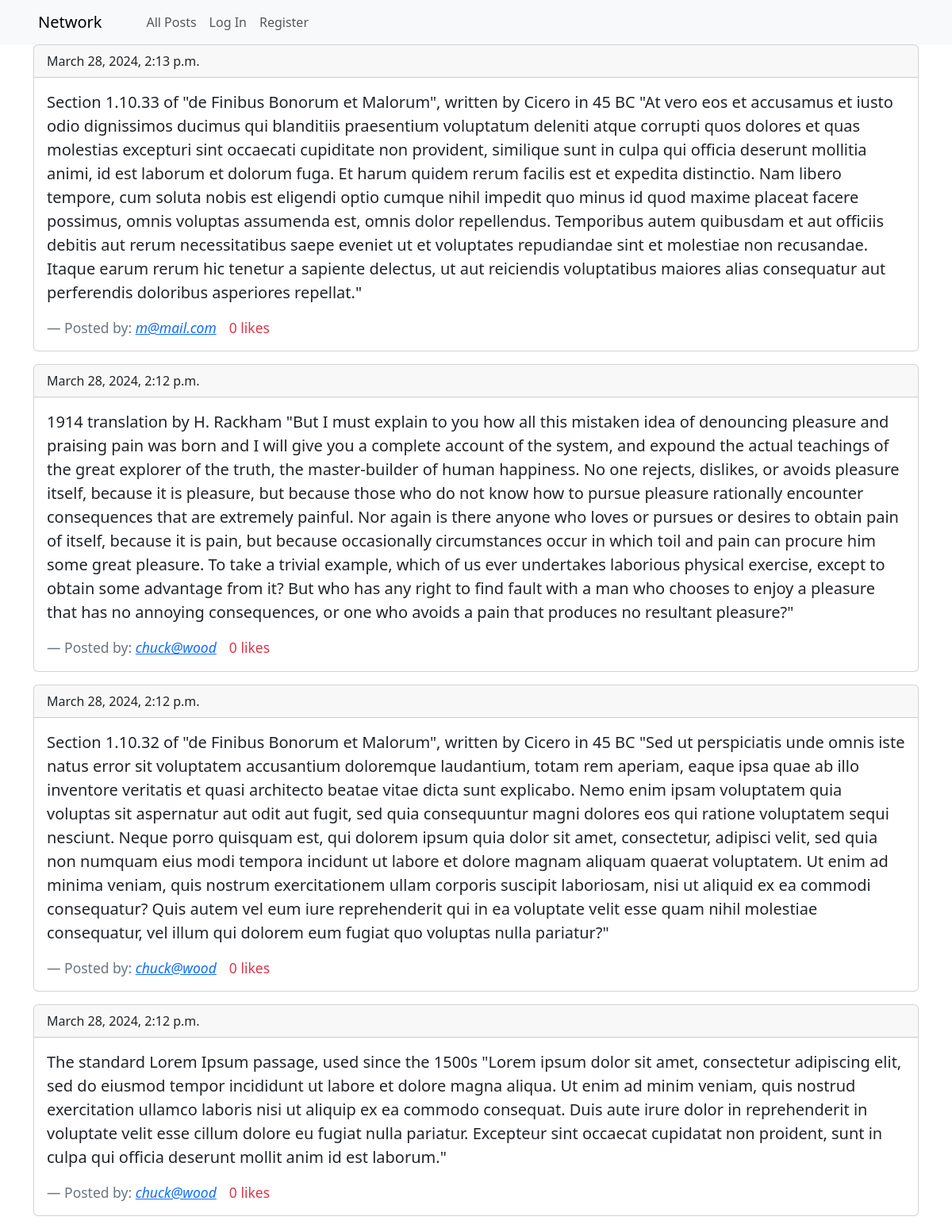
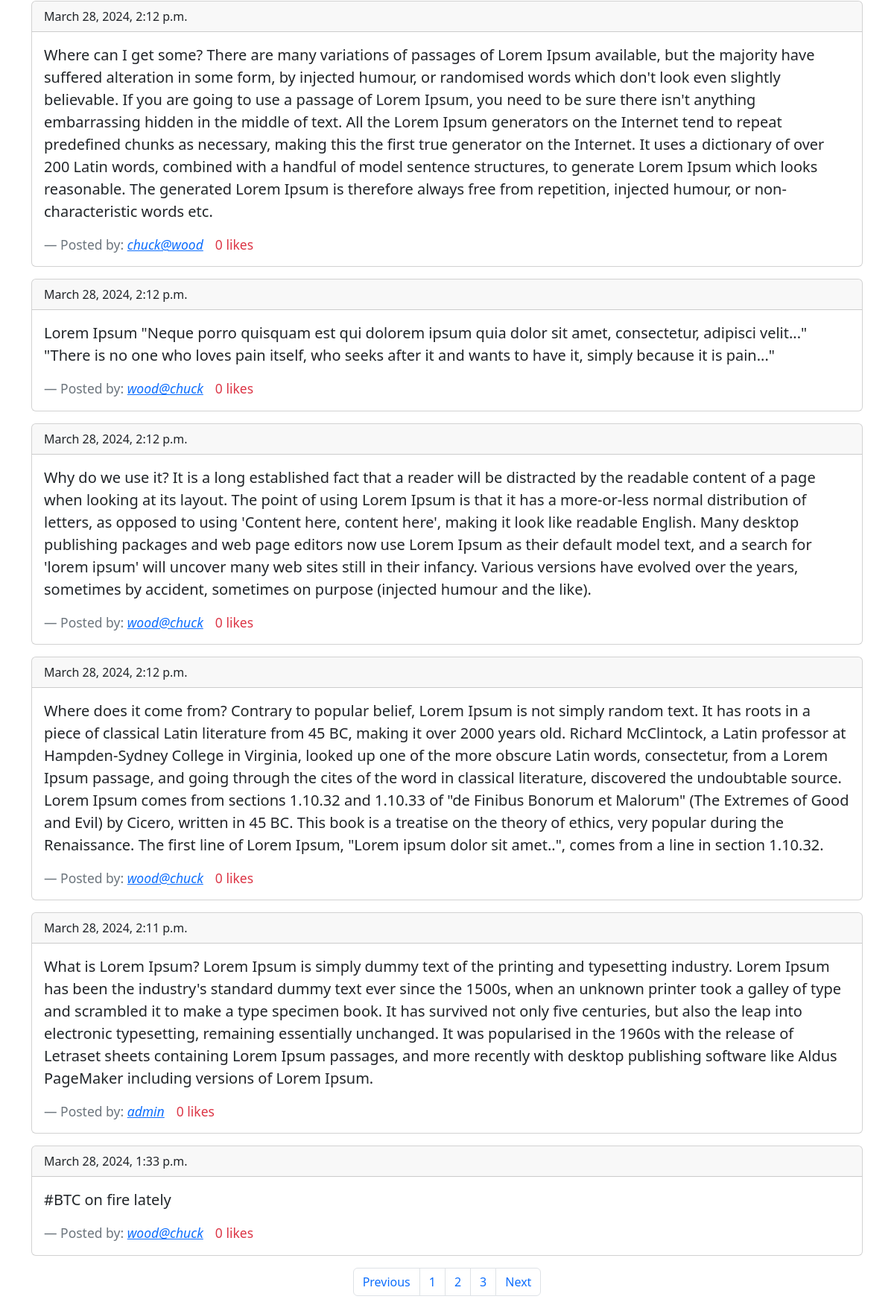
Screenshot of /?page=2 with the database file from the repository (2 pictures, top to bottom).
### network/models.py (models this page shows, shortened)
class Post(models.Model):
    user = models.ForeignKey(User, on_delete=models.CASCADE, related_name='posts')
    content = models.TextField(max_length=1000)
    likes = models.IntegerField(default=0)
    timestamp = models.DateTimeField(auto_now_add=True)

class User(AbstractUser):
    pass

### network/views.py (the view)
# urls.py: path("", views.index, name="index"),
def index(request):
    posts = Post.objects.all().order_by("-timestamp")
    p = Paginator(posts, 10)
    page_number = request.GET.get('page')
    if not page_number:
        page_number = 1
    try:
        page_obj = p.page(page_number)
    except InvalidPage:
        page_obj = p.page(1)
    return render(request, "network/index.html", {
        "page_obj": page_obj,
    })

### network/templates/network/index.html (shortened to what this page needs)
{% extends "network/layout.html" %}
{% load static %}
{% block body %}
    <div class="container">
        {% for post in page_obj %}
            <div class="card mb-3">
                <div class="card-header">{{ post.timestamp }}</div>
                <div class="card-body">
                    <blockquote class="blockquote mb-0">
                        <p>{{ post.content }}</p>
                        <footer class="d-flex flex-row blockquote-footer mt-2">
                            Posted by:{{ "&nbsp;" }}
                            <cite title="Source Title">
                                <a href="{% url "user_profile" post.user.id %}">
                                    {{ post.user }}
                                </a>
                            </cite>
                            <div class="link link-danger ms-3" id="like_post">
                                {% if post.likes == 1 %}
                                    {{ post.likes }} like
                                {% else %}
                                    {{ post.likes }} likes
                                {% endif %}
                            </div>
                        </footer>
                    </blockquote>
                </div>
            </div>
        {% endfor %}
        {% if page_obj.end_index >= 1%}
            <nav aria-label="Page navigation example">
                <ul class="pagination justify-content-center">
                    {% if page_obj.has_previous %}
                        <li class="page-item">
                            <a class="page-link" href="?page={{ page_obj.previous_page_number }}">Previous</a>
                        </li>
                    {% else %}
                        <li class="page-item disabled">
                            <a class="page-link" href="#">Previous</a>
                        </li>
                    {% endif %}
                    {% for num in page_obj.paginator.page_range %}
                        <li class="page-item"><a class="page-link" href="?page={{ num }}">{{ num }}</a></li>
                    {% endfor %}
                    {% if page_obj.has_next %}
                        <li class="page-item">
                            <a class="page-link" href="?page={{ page_obj.next_page_number }}">Next</a>
                        </li>
                    {% else %}
                        <li class="page-item disabled">
                            <a class="page-link" href="#">Next</a>
                        </li>
                    {% endif %}
                </ul>
            </nav>
        {% endif %}
    </div>
{% endblock body %}

### rows the page displays
Post: timestamp "March 28, 2024, 2:13 p.m.", content "Section 1.10.33 of \"de Finibus Bonorum et Malorum\", written by Cicero in 45 BC \"At vero eos et accusamus et iusto odio dignissimos ducimus qui blanditiis praesentium voluptatum deleniti atque corrupti quos dolores et quas molestias excepturi sint occaecati cupiditate non provident, similique sunt in culpa qui officia deserunt mollitia animi, id est laborum et dolorum fuga. Et harum quidem rerum facilis est et expedita distinctio. Nam libero tempore, cum soluta nobis est eligendi optio cumque nihil impedit quo minus id quod maxime placeat facere possimus, omnis voluptas assumenda est, omnis dolor repellendus. Temporibus autem quibusdam et aut officiis debitis aut rerum necessitatibus saepe…", user "m@mail.com", likes "0"
Post: timestamp "March 28, 2024, 2:12 p.m.", content "1914 translation by H. Rackham \"But I must explain to you how all this mistaken idea of denouncing pleasure and praising pain was born and I will give you a complete account of the system, and expound the actual teachings of the great explorer of the truth, the master-builder of human happiness. No one rejects, dislikes, or avoids pleasure itself, because it is pleasure, but because those who do not know how to pursue pleasure rationally encounter consequences that are extremely painful. Nor again is there anyone who loves or pursues or desires to obtain pain of itself, because it is pain, but because occasionally circumstances occur in which toil and pain can procure him some great…", user "chuck@wood", likes "0"
Post: timestamp "March 28, 2024, 2:12 p.m.", content "Section 1.10.32 of \"de Finibus Bonorum et Malorum\", written by Cicero in 45 BC \"Sed ut perspiciatis unde omnis iste natus error sit voluptatem accusantium doloremque laudantium, totam rem aperiam, eaque ipsa quae ab illo inventore veritatis et quasi architecto beatae vitae dicta sunt explicabo. Nemo enim ipsam voluptatem quia voluptas sit aspernatur aut odit aut fugit, sed quia consequuntur magni dolores eos qui ratione voluptatem sequi nesciunt. Neque porro quisquam est, qui dolorem ipsum quia dolor sit amet, consectetur, adipisci velit, sed quia non numquam eius modi tempora incidunt ut labore et dolore magnam aliquam quaerat voluptatem. Ut enim ad minima veniam, quis nostrum…", user "chuck@wood", likes "0"
Post: timestamp "March 28, 2024, 2:12 p.m.", content "The standard Lorem Ipsum passage, used since the 1500s \"Lorem ipsum dolor sit amet, consectetur adipiscing elit, sed do eiusmod tempor incididunt ut labore et dolore magna aliqua. Ut enim ad minim veniam, quis nostrud exercitation ullamco laboris nisi ut aliquip ex ea commodo consequat. Duis aute irure dolor in reprehenderit in voluptate velit esse cillum dolore eu fugiat nulla pariatur. Excepteur sint occaecat cupidatat non proident, sunt in culpa qui officia deserunt mollit anim id est laborum.\"", user "chuck@wood", likes "0"
Post: timestamp "March 28, 2024, 2:12 p.m.", content "Where can I get some? There are many variations of passages of Lorem Ipsum available, but the majority have suffered alteration in some form, by injected humour, or randomised words which don't look even slightly believable. If you are going to use a passage of Lorem Ipsum, you need to be sure there isn't anything embarrassing hidden in the middle of text. All the Lorem Ipsum generators on the Internet tend to repeat predefined chunks as necessary, making this the first true generator on the Internet. It uses a dictionary of over 200 Latin words, combined with a handful of model sentence structures, to generate Lorem Ipsum which looks reasonable. The generated Lorem Ipsum is therefore…", user "chuck@wood", likes "0"
Post: timestamp "March 28, 2024, 2:12 p.m.", content "Lorem Ipsum \"Neque porro quisquam est qui dolorem ipsum quia dolor sit amet, consectetur, adipisci velit...\" \"There is no one who loves pain itself, who seeks after it and wants to have it, simply because it is pain...\"", user "wood@chuck", likes "0"
Post: timestamp "March 28, 2024, 2:12 p.m.", content "Why do we use it? It is a long established fact that a reader will be distracted by the readable content of a page when looking at its layout. The point of using Lorem Ipsum is that it has a more-or-less normal distribution of letters, as opposed to using 'Content here, content here', making it look like readable English. Many desktop publishing packages and web page editors now use Lorem Ipsum as their default model text, and a search for 'lorem ipsum' will uncover many web sites still in their infancy. Various versions have evolved over the years, sometimes by accident, sometimes on purpose (injected humour and the like).", user "wood@chuck", likes "0"
Post: timestamp "March 28, 2024, 2:12 p.m.", content "Where does it come from? Contrary to popular belief, Lorem Ipsum is not simply random text. It has roots in a piece of classical Latin literature from 45 BC, making it over 2000 years old. Richard McClintock, a Latin professor at Hampden-Sydney College in Virginia, looked up one of the more obscure Latin words, consectetur, from a Lorem Ipsum passage, and going through the cites of the word in classical literature, discovered the undoubtable source. Lorem Ipsum comes from sections 1.10.32 and 1.10.33 of \"de Finibus Bonorum et Malorum\" (The Extremes of Good and Evil) by Cicero, written in 45 BC. This book is a treatise on the theory of ethics, very popular during the Renaissance. The first…", user "wood@chuck", likes "0"
Post: timestamp "March 28, 2024, 2:11 p.m.", content "What is Lorem Ipsum? Lorem Ipsum is simply dummy text of the printing and typesetting industry. Lorem Ipsum has been the industry's standard dummy text ever since the 1500s, when an unknown printer took a galley of type and scrambled it to make a type specimen book. It has survived not only five centuries, but also the leap into electronic typesetting, remaining essentially unchanged. It was popularised in the 1960s with the release of Letraset sheets containing Lorem Ipsum passages, and more recently with desktop publishing software like Aldus PageMaker including versions of Lorem Ipsum.", user "admin", likes "0"
Post: timestamp "March 28, 2024, 1:33 p.m.", content "#BTC on fire lately", user "wood@chuck", likes "0"

### other values shown
{{ num }} "1" "2" "3"
